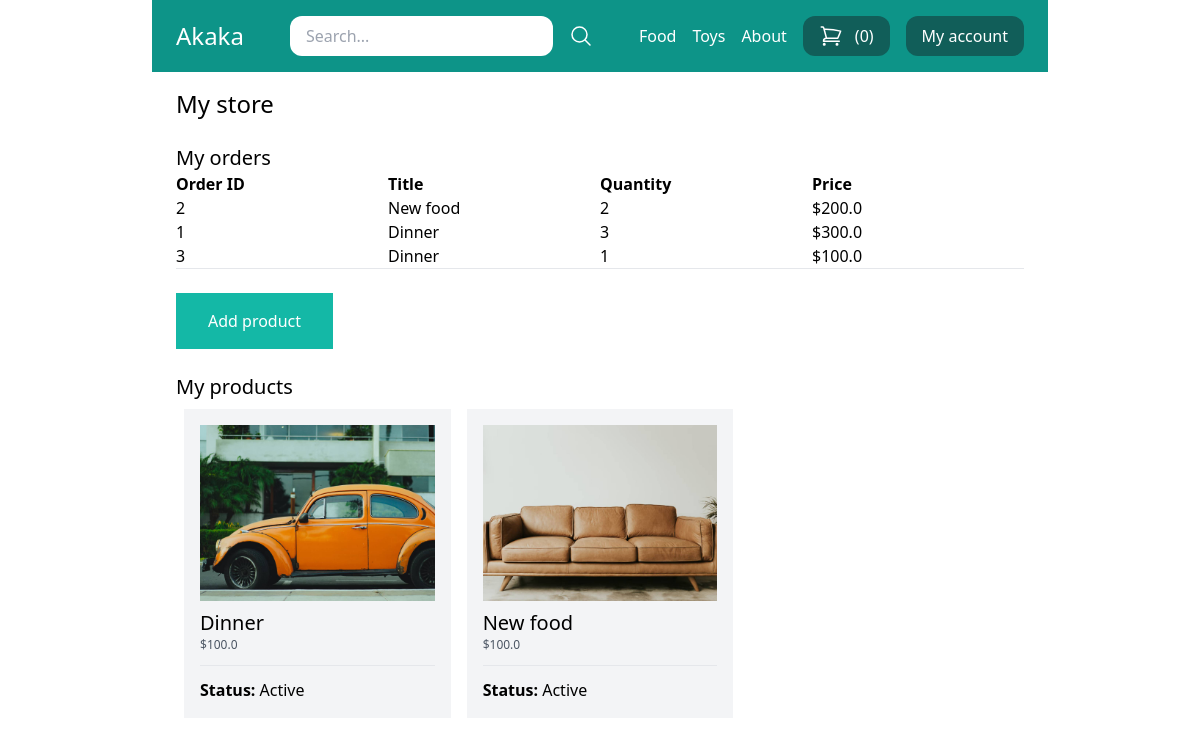
The app's page /my-store/ (signed in) with its own data.
### store/models.py (models this page shows, shortened)
class Category(models.Model):
    title = models.CharField(max_length=50)
    slug = models.SlugField(max_length=50)
    class Meta:
        verbose_name_plural = 'Categories'

class OrderItem(models.Model):
    order = models.ForeignKey(Order, related_name='items', on_delete=models.CASCADE)
    product = models.ForeignKey(Product, related_name='items', on_delete=models.CASCADE)
    price = models.IntegerField()
    quantity = models.IntegerField(default=1)
    def get_display_price(self):
        return self.price / 100

class Order(models.Model):
    first_name = models.CharField(max_length=255)
    last_name = models.CharField(max_length=255)
    address = models.CharField(max_length=255)
    zipcode = models.CharField(max_length=255)
    city = models.CharField(max_length=255)
    paid_amount = models.IntegerField(blank=True, null=True)
    is_paid = models.BooleanField(default=False)
    payment_intent = models.CharField(max_length=255)
    created_by = models.ForeignKey(User, related_name='orders', on_delete=models.SET_NULL, null=True)
    created_at = models.DateTimeField(auto_now_add=True)

class Product(models.Model):
    DRAFT = 'draft'
    WAITING_APPROVAL = 'waitingapproval'
    ACTIVE = 'active'
    DELETED = 'deleted'
    STATUS_CHOICES = (
        (DRAFT, 'Draft'),
        (WAITING_APPROVAL, 'Waiting approval'),
        (ACTIVE, 'Active'),
        (DELETED, 'Deleted'),
    )
    user = models.ForeignKey(User, related_name='products', on_delete=models.CASCADE)
    category = models.ForeignKey(Category, related_name='products', on_delete=models.CASCADE)
    title = models.CharField(max_length=50)
    slug = models.SlugField(max_length=50)
    description = models.TextField(blank=True)
    price = models.IntegerField()
    image = models.ImageField(upload_to='uploads/product_images', blank=True, null=True)
    thumbnail = models.ImageField(upload_to='uploads/product_images/thumbnail', blank=True, null=True)
    created_at = models.DateTimeField(auto_now_add=True)
    updated_at = models.DateTimeField(auto_now=True)
    status = models.CharField(max_length=50, choices=STATUS_CHOICES, default=ACTIVE)
    class Meta:
        ordering = ('-created_at',)
    def get_display_price(self):
        return self.price / 100

### userprofile/views.py (the view)
# urls.py: path('my-store/', views.my_store, name='my_store'),
@login_required
def my_store(request):
    products = request.user.products.exclude(status=Product.DELETED)
    order_items = OrderItem.objects.filter(product__user=request.user)
    return render(request, 'userprofile/my_store.html', {
        'products': products,
        'order_items': order_items
    })

### store/cart.py (called while the page is built)
    def __len__(self):
        return sum(item['quantity'] for item in self.cart.values())

### store/context_processors.py (called while the page is built)
def cart(request):
    return {'cart': Cart(request)}

### store/templatetags/menu.py (called while the page is built)
@register.inclusion_tag('home/menu.html')
def menu():
    categories = Category.objects.all()
    return {'categories': categories}

### userprofile/templates/userprofile/my_store.html (shortened to what this page needs)
{% extends 'home/base.html' %}
{% block content %}
    <h1 class="text-2xl">My store</h1>
    <h2 class="mt-6 text-xl">My orders</h2>
    <div class="flex flex-wrap">
        <div class="w-1/4">
            <strong>Order ID</strong>
        </div>
        <div class="w-1/4">
            <strong>Title</strong>
        </div>
        <div class="w-1/4">
            <strong>Quantity</strong>
        </div>
        <div class="w-1/4">
            <strong>Price</strong>
        </div>
    </div>
    {% for order_item in order_items %}
        <div class="flex flex-wrap">
            <div class="w-1/4">
                <a href="{% url 'my_store_order_detail' order_item.order.id %}">{{ order_item.order.id}}</a>
            </div>
            <div class="w-1/4">
                {{ order_item.product.title }}
            </div>
            <div class="w-1/4">
                {{ order_item.quantity }}
            </div>
            <div class="w-1/4">
                ${{ order_item.get_display_price }}
            </div>
        </div>
    {% endfor %}
    <hr>
    <a href="{% url 'add_product' %}" class="mt-6 inline-block py-4 px-8 bg-teal-500 text-white">Add product</a>
    <h2 class="mt-6 text-xl">My products</h2>
    {% if products %}
        <div class="flex flex-wrap">
            {% for product in products %}
                <div class="product w-1/3 p-2">
                    <div class="p-4 bg-gray-100">
                        <a href="{% url 'edit_product' product.id %}">
                            {% if product.image %}
                                <div class="image mb-2">
                                    <img src="{{ product.image.url }}" alt="Image of {{ product.title }}">
                                </div>
                            {% endif %}
                            <h2 class="text-xl">{{ product.title }}</h2>
                            <p class="text-xs text-gray-600">${{ product.get_display_price }}</p>
                            <hr class="my-3">
                            <p><strong>Status: </strong>{{ product.get_status_display }}</p>
                        </a>
                    </div>
                </div>
            {% endfor %}
        </div>
    {% else %}
        <p class="mt-4 py-4 px-8 bg-gray-200">You don't have any products yet...</p>
    {% endif %}
{% endblock %}

### home/templates/home/menu.html
{% for category in categories %}
    <a href="{% url 'category_detail' category.slug %}" class="text-white">{{ category.title }}</a>
{% endfor %}
<a href="{% url 'about' %}" class="text-white">About</a>

### records on screen
Category: title "Food"
Category: title "Toys"
OrderItem: order.id "2", product "New food", quantity "2", get_display_price "200.0"
OrderItem: order.id "1", product "Dinner", quantity "3", get_display_price "300.0"
OrderItem: order.id "3", product "Dinner", quantity "1", get_display_price "100.0"
Product: image (picture), title "Dinner", get_display_price "100.0", status "Active"
Product: image (picture), title "New food", get_display_price "100.0", status "Active"

### other values on screen
{{ cart|length }} "0"
